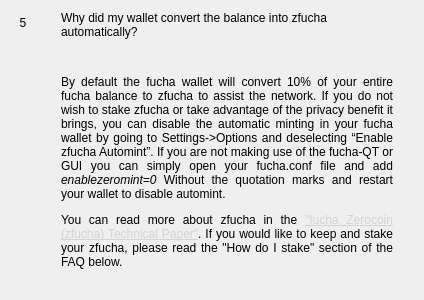
                  <widget class="QWidget" name="widgetFaq5" native="true">
                   <layout class="QHBoxLayout" name="horizontalPage_5" stretch="0,1">
                    <item alignment="Qt::AlignTop">
                     <widget class="QLabel" name="labelNumber5">
                      <property name="minimumSize">
                       <size>
                        <width>24</width>
                        <height>24</height>
                       </size>
                      </property>
                      <property name="maximumSize">
                       <size>
                        <width>16777215</width>
                        <height>24</height>
                       </size>
                      </property>
                      <property name="text">
                       <string>5</string>
                      </property>
                      <property name="alignment">
                       <set>Qt::AlignCenter</set>
                      </property>
                     </widget>
                    </item>
                    <item>
                     <layout class="QVBoxLayout" name="verticalLayoutPage_5">
                      <property name="leftMargin">
                       <number>20</number>
                      </property>
                      <property name="rightMargin">
                       <number>20</number>
                      </property>
                      <item>
                       <widget class="QLabel" name="labelSubtitle5">
                        <property name="text">
                         <string>Why did my wallet convert the balance into zfucha automatically?</string>
                        </property>
                        <property name="wordWrap">
                         <bool>true</bool>
                        </property>
                       </widget>
                      </item>
                      <item>
                       <spacer name="verticalSpacer_50">
                        <property name="orientation">
                         <enum>Qt::Vertical</enum>
                        </property>
                        <property name="sizeType">
                         <enum>QSizePolicy::Fixed</enum>
                        </property>
                        <property name="sizeHint" stdset="0">
                         <size>
                          <width>20</width>
                          <height>30</height>
                         </size>
                        </property>
                       </spacer>
                      </item>
                      <item>
                       <widget class="QLabel" name="labelContent5">
                        <property name="text">
                         <string>
                           &lt;html&gt;&lt;head/&gt;&lt;body&gt;&lt;p align=&quot;justify&quot;&gt;
                           By default the fucha wallet will convert 10% of your entire fucha
                           balance to zfucha to assist the network. If you do not wish to
                           stake zfucha or take advantage of the privacy benefit it brings,
                           you can disable the automatic minting in your fucha wallet by
                           going to Settings-&gt;Options and deselecting “Enable zfucha Automint”.
                           If you are not making use of the fucha-QT or GUI you can simply open
                           your fucha.conf file and add &lt;i&gt;enablezeromint=0&lt;/i&gt; Without the quotation
                           marks and restart your wallet to disable automint.&lt;/p&gt;
                           &lt;/p&gt;&lt;p align=&quot;justify&quot;&gt;
                           You can read more about zfucha in the
                           &lt;a style='color: #d1d3d4' href='https://fucha.rocks/zfucha/'&gt; &quot;fucha Zerocoin (zfucha) Technical Paper&quot;&lt;/a&gt;.
                           If you would like to keep and stake your zfucha, please read the &quot;How do I stake&quot;
                           section of the FAQ below.
                           &lt;/p&gt;&lt;/body&gt;&lt;/html&gt;
                         </string>
                        </property>
                        <property name="alignment">
                         <set>Qt::AlignLeading|Qt::AlignLeft|Qt::AlignTop</set>
                        </property>
                        <property name="wordWrap">
                         <bool>true</bool>
                        </property>
                       </widget>
                      </item>
                      <item>
                       <spacer name="verticalSpacer_51">
                        <property name="orientation">
                         <enum>Qt::Vertical</enum>
                        </property>
                        <property name="sizeHint" stdset="0">
                         <size>
                          <width>20</width>
                          <height>20</height>
                         </size>
                        </property>
                       </spacer>
                      </item>
                     </layout>
                    </item>
                   </layout>
                  </widget>
